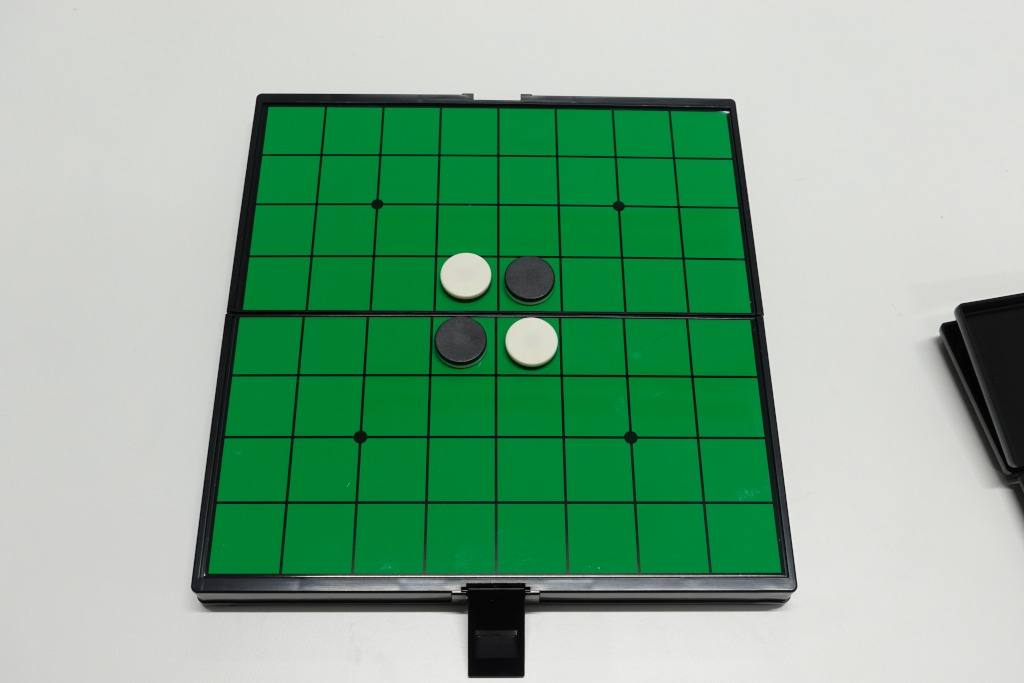
#> input picture Jupyter_eval/images/image001.jpg, 1024 x 683 px, found by its file name; its folder holds only this picture in this run
$ python my_board_recognition.py   (older library calls are emulated)
#> lines starting #> are read from the running program, lines starting #| are printed output that depends on the picture; after the words box and inside, x2 and y2 are one past the last pixel; in counts of white or black regions, pixels touching at a corner belong together
### Jupyter_demo/board_recognition.py
"""
Reversi board recognizer
"""

__author__ = "lavox"
__copyright__ = "Copyright (c) 2019 lavox"
__license__ = "MIT License"
__version__ = "1.0"

import numpy as np
import cv2
import functools
import math
from enum import IntEnum

### 入出力用のクラス・Enumの定義 ###
class DiscColor(IntEnum):
    """
    石の色用
    """
    BLACK = 0
    WHITE = 1

class Mode(IntEnum):
    """
    認識モード用
    """
    VIDEO = 0
    PHOTO = 1

class RecognizerType(IntEnum):
    """
    認識クラス用
    """
    REALBOARD = 0
    SCREENSHOT = 1
    PRINTED = 2

class Hint():
    """
    認識するにあたってアプリ側から与えるヒント情報
    """
    # [7 lines left out: function __init__, not called in this run]

class Disc():
    """
    石の情報格納用
    """
    # [7 lines left out: function __init__, not called in this run]

class Result():
    """
    認識結果
    """
    def __init__(self):
        # 検出した石の情報[List[Disc]]
        self.disc = []
        # 不明マス(手などの障害物が写っている等)[boolの2次元配列]
        self.isUnknown = np.array([[False] * 8 for i in range(8)])

        # 写真上での盤の頂点の座標[List[(float, float)]]
        self.vertex = []

        # カメラ位置を原点とした時の盤の4頂点の3次元座標(カメラ座標系。単位=盤の1辺)[List[(float, float, float)]]
        self.vertex3d = []

        # 画像変換後の左上を原点とした時のカメラ位置を盤上に投影した点の2次元座標(単位px)[(float, float)]
        # 実際の盤の写真だと、斜めから撮った際に石の厚みで石がきれいな円にならないので、
        # 天面や底面を判定するために使用する。Y座標、X座標の順
        self.cameraPosition_px = None

        # 盤の中心を原点とした時のカメラ位置(単位=盤の1辺)[(float, float, float)]
        # AR処理で使用することを想定(本モジュール外)
        self.cameraPosition_bd = None

        # どのRecognizerで処理を行ったかを表す
        # AutomaticRecognizerでanalyzeまたはdetectBoardした場合のみ設定される
        self.recognizerType = None

    def clearDiscInfo(self):
        self.disc = []
        self.isUnknown = np.array([[False] * 8 for i in range(8)])

###
### ユーティリティ的な関数の定義
###
def intersection(line0, line1):
    """
    2直線の交点を求める
    引数の直線は、直線上の2点が与えられているものとする
    (参照サイト http://imagingsolution.blog107.fc2.com/blog-entry-137.html)
    """
    S1 = float(np.cross(line0[1] - line0[0], line1[0] - line0[0]))
    S2 = float(np.cross(line0[1] - line0[0], line0[0] - line1[1]))
    return line1[0] + (line1[1] - line1[0]) * S1 / (S1 + S2)

# [115 lines left out: functions expand, argmax, getParallelogramDiagonal, getParallelogramRatio, getRidgeEdge, not called in this run]

#
# 定数値
#
_KERNEL3 = np.ones((3, 3), dtype=np.int)
_KERNEL5 = np.ones((5, 5), dtype=np.int)
_KERNEL9 = np.ones((9, 9), dtype=np.int)

###
### 認識用のクラスの定義
###
### 構成
### BaseRecognizer (基底クラス。直接は使用しない)
###  +- RealBoardRecognizer (実盤用)
###  |   +- ScreenshotRecognizer (スクリーンショット用)
###  +- PrintedBoardRecognizer (書籍等の白黒印刷物用)
###  +- AutoBoardRecognizer (上記のクラスを使って自動検知する)
class BaseRecognizer:
    """
    認識のための基底クラス
    """

    # 認識時に盤の画像を切り出す際のサイズの定義(単位:px)
    # 1マスの辺の長さ(公式盤の1mm=1pxくらい)
    _CELL_SIZE = 42
    # 周囲の余白(余白をつけておいた方が縁付近の特殊な考慮が不要になるので)
    _BOARD_MARGIN = 13
    # 切り出し後の画像のサイズ
    _EXTRACT_IMG_SIZE = _CELL_SIZE * 8 + _BOARD_MARGIN * 2

    # 盤面抽出時の近似の係数
    _EPSILON_COEFF = 0.004

    # [281 lines left out: functions analyzeBoard, detectBoard, detectDisc, extractBoard, _detectConvexHull, _resultForDetectBoard and 3 more, not called in this run]

class RealBoardRecognizer(BaseRecognizer):
    """
    実際の盤を認識するためのクラス
    """
    # 盤面抽出時の近似の係数
    # 盤の見た目の長辺:短辺の比が極端だったとして、周長の1/2の0.7%程度の0.4%を無視するものとする。
    _EPSILON_COEFF = 0.004

    # 石の色を決定する際に色を収集する半径
    _RADIUS_FOR_DISC_COLOR = 10
    # 石の色を収集するための円形のフィルタ
    _CIRCLE_FILTER = np.zeros((_RADIUS_FOR_DISC_COLOR * 2 + 1, _RADIUS_FOR_DISC_COLOR * 2 + 1), dtype=np.int8)
    _CIRCLE_FILTER = cv2.circle(_CIRCLE_FILTER, (_RADIUS_FOR_DISC_COLOR, _RADIUS_FOR_DISC_COLOR), \
        _RADIUS_FOR_DISC_COLOR, (1), -1)

    # [300 lines left out: functions _detectConvexHull, _adjustVertexes, _detectDisc, _extractBoardForDetectDisc, _extractGreenForDetectDisc, _prepareInfoForDetectDisc and 4 more, not called in this run]

class ScreenshotRecognizer(RealBoardRecognizer):
    """
    スマホアプリのスクリーンショット等の盤を認識するためのクラス
    mode == PHOTOのみ対応する
    """
    # オセロクエスト対策用に使用するフィルタ。各マスの中央のマスクを行う
    _OQ_MASK = np.zeros((RealBoardRecognizer._EXTRACT_IMG_SIZE, RealBoardRecognizer._EXTRACT_IMG_SIZE), dtype=np.uint8)
    _RADIUS_FOR_OQ_MASK = 14

    # マスの石以外の部分の色が特殊(白黒緑以外)な場合に無視するためのフィルタ。各マスの中央以外の部分のマスクを行う
    _COLORED_MASK = np.ones((RealBoardRecognizer._EXTRACT_IMG_SIZE, RealBoardRecognizer._EXTRACT_IMG_SIZE) \
        , dtype=np.uint8) * 255
    _RADIUS_FOR_COLORED_MASK = 11

    # [275 lines left out: functions _detectConvexHull, _adjustVertexes, _setCameraInfo, _extractBoardForDetectDisc, _extractGreenForDetectDisc, _prepareInfoForDetectDisc and 2 more, not called in this run]


# ScreenshotRecognizerのstaticな変数の初期化
for j in range(0, 8):
    for i in range(0, 8):
        # OQ_MASK用の円の描画
        ScreenshotRecognizer._OQ_MASK = cv2.circle(ScreenshotRecognizer._OQ_MASK, \
            (int((i + 0.5) * BaseRecognizer._CELL_SIZE + BaseRecognizer._BOARD_MARGIN), \
                int((j + 0.5) * BaseRecognizer._CELL_SIZE + BaseRecognizer._BOARD_MARGIN)), \
            ScreenshotRecognizer._RADIUS_FOR_OQ_MASK, \
            (255), \
            -1
        )

        # COLORED_MASK用の円の描画(中央を0で塗りつぶす)
        ScreenshotRecognizer._COLORED_MASK = cv2.circle(ScreenshotRecognizer._COLORED_MASK, \
            (int((i + 0.5) * BaseRecognizer._CELL_SIZE + BaseRecognizer._BOARD_MARGIN), \
                int((j + 0.5) * BaseRecognizer._CELL_SIZE + BaseRecognizer._BOARD_MARGIN)), \
            ScreenshotRecognizer._RADIUS_FOR_COLORED_MASK, \
            (0), \
            -1
        )


class PrintedBoardRecognizer(RealBoardRecognizer):
    """
    書籍等、印刷された白黒の盤を認識するためのクラス
    """
    # 盤面抽出時の近似の係数
    # 文字等がくっついている可能性があるので3%程度。
    _EPSILON_COEFF = 0.03

    # [170 lines left out: functions _detectConvexHull, _detectDisc, not called in this run]

class AutomaticRecognizer(BaseRecognizer):
    """
    自動認識のためのクラス
    """
    # このクラス配下で使用するRecognizer
    _REAL_RECOGNIZER = RealBoardRecognizer()
    _SCREENSHOT_RECOGNIZER = ScreenshotRecognizer()
    _PRINTED_RECOGNIZER = PrintedBoardRecognizer()

    # [62 lines left out: functions detectBoard, detectDisc, _isColoredImage, not called in this run]

### Jupyter_demo/my_board_recognition.py
## Hardware-accelerated Reversi Board Detection on PYNQ Platform
## 2024.06.27 Naoki F., AIT
## New BSD License is applied. See LICENSE.txt for more details.

import os
import cv2
import numpy as np
import board_recognition as br
from time import perf_counter

# returns two points on the line determined by rho and theta
########################################################################
def getLineFromRhoTheta(rho, theta, origin_x, origin_y):
    a = np.cos(theta)
    b = np.sin(theta)
    x0 = a*rho + origin_x
    y0 = b*rho + origin_y
    x1 = int(x0 + 1000*(-b))
    y1 = int(y0 + 1000*(a))
    x2 = int(x0 - 1000*(-b))
    y2 = int(y0 - 1000*(a))
    return np.array([[x1, y1], [x2, y2]], dtype=np.float32)

# draw lines obtained by Hough transform (for debug)
########################################################################
def drawHoughLines(image, line_groups, origin_x, origin_y):
    # from OpenCV-Python tutorial
    # https://docs.opencv.org/3.4.18/d6/d10/tutorial_py_houghlines.html
    colors = [(0, 0, 255), (255, 0, 0), (192, 192, 0), (0, 192, 192)]
    for i in range(len(line_groups)):
        for line in line_groups[i]:
            rho, theta = line
            linepos = getLineFromRhoTheta(rho, theta, origin_x, origin_y)
            p0 = (int(linepos[0][0]), int(linepos[0][1]))
            p1 = (int(linepos[1][0]), int(linepos[1][1]))
            cv2.line(image, p0, p1, colors[i], 2)
            # [10 lines of commented-out code are left out]
    return image

# update the average of theta and correct to be 0 <= theta <= pi
# (used in clusterLinesByTheta)
########################################################################
def updateThetaAverage(avg, l, theta):
    if (avg > np.pi * 3 / 4 and theta < np.pi / 4):
        avg = (avg * l + theta + np.pi) / (l + 1)
        if avg > np.pi:
            avg -= np.pi
    elif (avg < np.pi / 4 and theta > np.pi * 3 / 4):
        avg = (avg * l + theta - np.pi) / (l + 1)
        if avg < 0:
            avg += np.pi
    else:
        avg = (avg * l + theta) / (l + 1)
    return avg

# get the absolute difference of theta (used in clusterLinesByTheta)
####################################
def getAbsDiffTheta(t1, t2):
    # Θの差の絶対値を求める
    return abs(((t1 - t2 + np.pi * 3 / 2) % np.pi) - np.pi / 2)

# group lines with similar values of theta
####################################
def clusterLinesByTheta(lines):
    results = []
    theta_avgs = []
    for line in lines:
        rho, theta = line[0]
        group = len(theta_avgs)
        for i in range(len(theta_avgs)):
            if (getAbsDiffTheta(theta, theta_avgs[i]) < np.pi / 8): # 22.5 degree
                group = i
        if group == len(theta_avgs):
            results.append([])
            theta_avgs.append(0.0)
        theta_avgs[group] = updateThetaAverage(theta_avgs[group], len(results[group]), theta)
        results[group].append(line[0])

    # correction near theta = 0 (where sign of rho might not match)
    for i in range(len(results)):
        for j in range(len(results[i])):
            rho, theta = results[i][j]
            if abs(theta - theta_avgs[i]) > np.pi / 8:
                rho = -rho
                theta = theta + np.pi if theta < theta_avgs[i] else theta - np.pi
                results[i][j] = [rho, theta]
    return results, theta_avgs

# Find candidates of four sides of green region
########################################################################
def checkLineGroups(line_groups, thetas):
    results = []
    for i in range(len(line_groups)):
        for j in range(i + 1, len(line_groups)):
            if (len(line_groups[i]) > 1 and len(line_groups[j]) > 1 and
                getAbsDiffTheta(thetas[i], thetas[j]) > np.pi / 3):
                results.append(line_groups[i])
                results.append(line_groups[j])
    return results

# Find maximum and minimum values of rho (or their difference)
# Used in findRepresentativeLines to sort the groups of lines
########################################################################
def getMaxDistance(lines, maxmin=False):
    rhos = [line[0] for line in lines]
    if maxmin:
        return max(rhos), min(rhos)
    else:
        return max(rhos) - min(rhos)

# Find four lines that is the most likely to be four sides of green region
####################################
def findRepresentativeLines(line_groups):

    # Fail if failed in the previous steps
    if len(line_groups) < 2:
        return None

    # Extract a group with the largest difference between the maximum and the minimum of rho
    # Fail if the difference is too small
    line_groups = max(zip(line_groups[0::2], line_groups[1::2]),
        key=lambda x: getMaxDistance(x[0]) + getMaxDistance(x[1]))

    if getMaxDistance(line_groups[0]) < 200 or getMaxDistance(line_groups[1]) < 200:
        return None

    # Find two lines near the maximum and the minimum of rho, respectively
    result = [[] for i in range(2)]
    for i in range(2):
        rho_max, rho_min = getMaxDistance(line_groups[i], maxmin=True)
        smalls = []
        larges = []
        for line in line_groups[i]:
            if rho_max - line[0] < line[0] - rho_min:
                larges.append(line)
            else:
                smalls.append(line)
        if len(larges) == 0 or len(smalls) == 0:
            return None
        best_lines = max([(a, b) for a in larges for b in smalls],
            key=lambda x: (x[0][0] - x[1][0]) - getAbsDiffTheta(x[0][1], x[1][1]) * 200)
        result[i].append(best_lines[0])
        result[i].append(best_lines[1])
    return result

# Find corners of quadrangle from sides
########################################################################
def findVertices(line_groups, origin_x, origin_y):

    # Fail if failed at findRepresentativeLines
    if line_groups is None or len(line_groups) != 2:
        return False, None
    if len(line_groups[0]) != 2 or len(line_groups[0]) != 2:
        return False, None

    # Find corners
    lines = []
    for line_group in line_groups:
        for line in line_group:
            lines.append(getLineFromRhoTheta(line[0], line[1], origin_x, origin_y))
    vtx = []
    for i in range(4):
        vtx.append(br.intersection(lines[i // 2], lines[2 + (i % 2)]))

    # Sort corners (same as the original code)
    vtx.sort(key=lambda pt: pt[1])
    if vtx[0][0] > vtx[1][0]:
        vtx = [vtx[1], vtx[0], vtx[2], vtx[3]]
    if vtx[2][0] < vtx[3][0]:
        vtx = [vtx[0], vtx[1], vtx[3], vtx[2]]

    result = br.Result()
    result.vertex = vtx
    return True, result

# function corresponding to RealBoardRecognizer.detectBoard
########################################################################
def my_detectBoard(image, hint=None, debug=None, accel=None, version=1):
#> called with debug = 'test/image001.jpg', version = 1
    height, width, _ = image.shape
#> height = 683; width = 1024
    origin_x = width // 2  if accel is not None else 0
#> origin_x = 0
    origin_y = height // 2 if accel is not None else 0
#> origin_y = 0

    if version == 1: # Hough-only
        # Extract green region
        hsv = cv2.cvtColor(cv2.GaussianBlur(image, (3, 3), 1), cv2.COLOR_BGR2HSV)
#> hsv: shape (683, 1024, 3); mean H, S, V 51.5, 87.7, 171.8
#> image is the input picture: shape (683, 1024, 3); mean B, G, R 144.9, 171.7, 130.5
        green = cv2.inRange(hsv,
            np.array([45, int(256*0.35), int(256*0.12)]),
            np.array([90, 255, 255]))
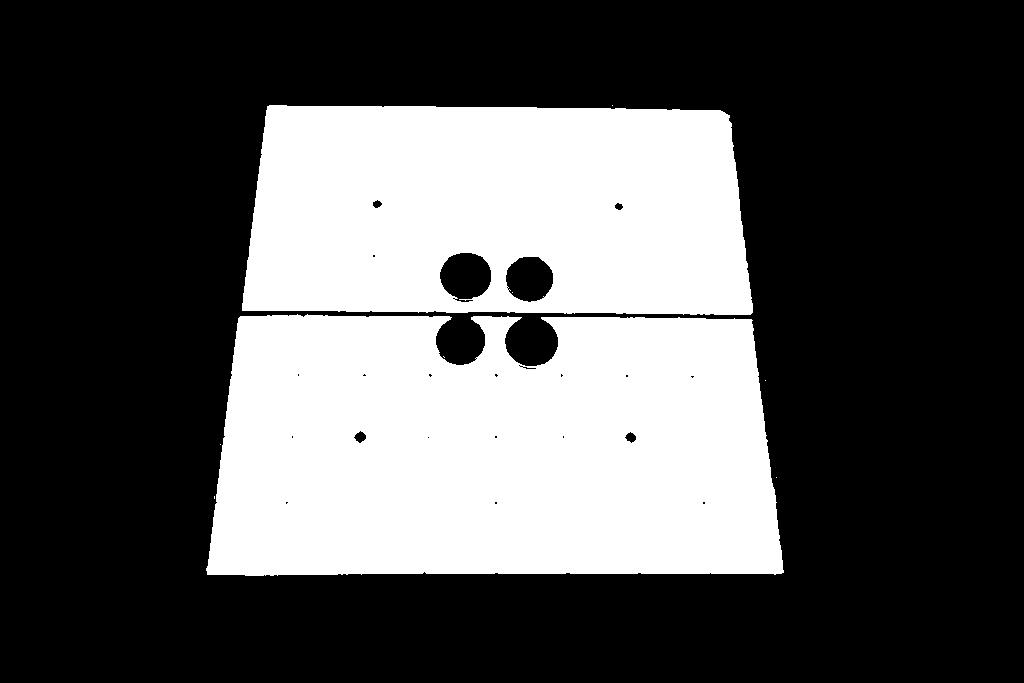
#> green: shape (683, 1024); 33.3% white; 9 white regions (7 under 20 px), largest, box (x1, y1, x2, y2) and area: (206, 314, 784, 576) 136320, (242, 105, 753, 315) 96295
        green = cv2.bitwise_or(green,
                    cv2.inRange(hsv,
                        np.array([45, int(256*0.25), int(256*0.35)]),
                        np.array([90, 255, 255])))
#> green: shape (683, 1024); 33.3% white; 9 white regions (7 under 20 px), largest, box (x1, y1, x2, y2) and area: (206, 314, 784, 576) 136544, (242, 105, 753, 315) 96341
        green = cv2.dilate(green, np.ones((7, 7), dtype=np.uint8))
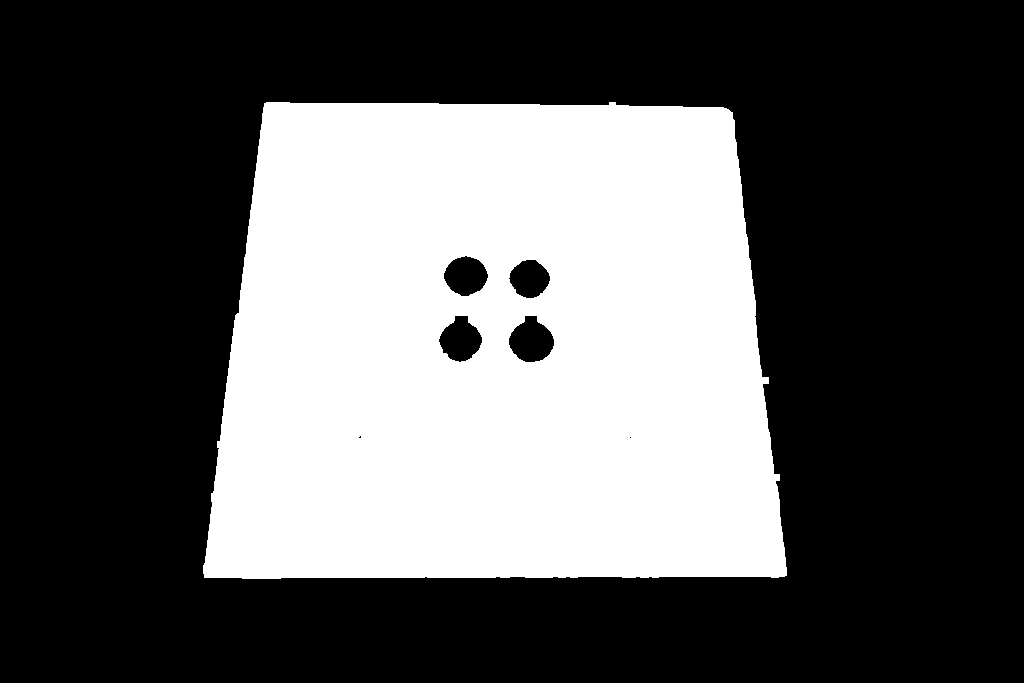
#> green: shape (683, 1024); 34.9% white; 1 white region, box (x1, y1, x2, y2) and area: (203, 102, 787, 579) 244025
        green = cv2.erode(green, np.ones((7, 7), dtype=np.uint8))
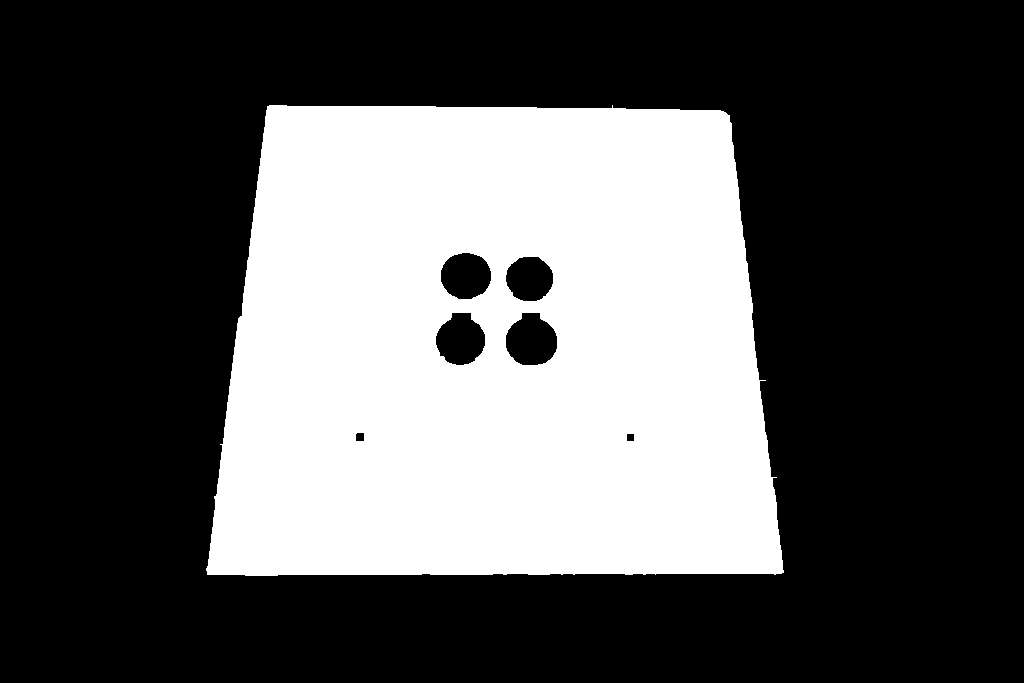
#> green: shape (683, 1024); 33.6% white; 1 white region, box (x1, y1, x2, y2) and area: (206, 105, 784, 576) 235229

        # Detect edge of green region (Laplacian filter)
        filter1 = np.array([[0, 1, 0], [1, -4, 1], [0, 1, 0]])
        filter2 = np.array([[0, -1, 0], [-1, 4, -1], [0, -1, 0]])
        edge = cv2.bitwise_or(
            cv2.filter2D(green, -1, filter1),
            cv2.filter2D(green, -1, filter2))
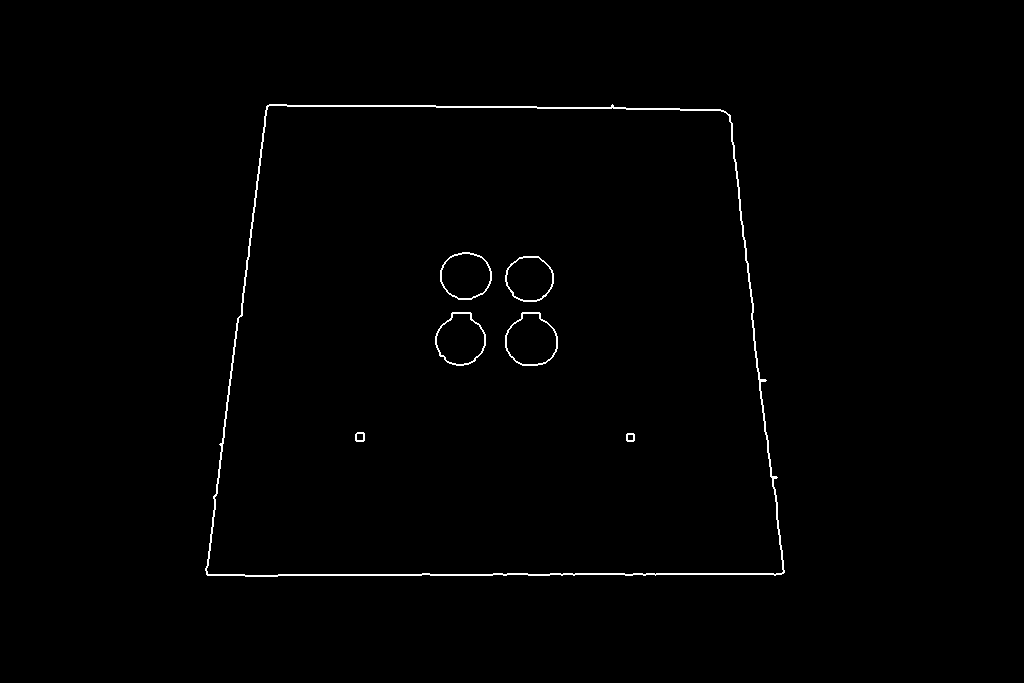
#> edge: shape (683, 1024); 0.75% white in thin lines or dots, all inside (x1, y1, x2, y2) = (205, 104, 785, 577)
        edge = cv2.dilate(edge, np.ones((3, 3), dtype=np.uint8))
#> edge: shape (683, 1024); 1.6% white; 7 white regions, largest, box (x1, y1, x2, y2) and area: (204, 103, 786, 578) 8245, (504, 311, 559, 367) 718, (434, 311, 487, 367) 708
    else: # full
        edge = image

    # Hough transform and postprocessing
    if accel is None:
        lines = cv2.HoughLines(edge, 3, 3 * np.pi / 180, 500)
#> lines = [[573, 1.57], [-714, 3.04], [108, 1.57], [267, 0.105], [285, 0.157], [273, 0.105]]
#> (the rest of the program and of its run is left out)
